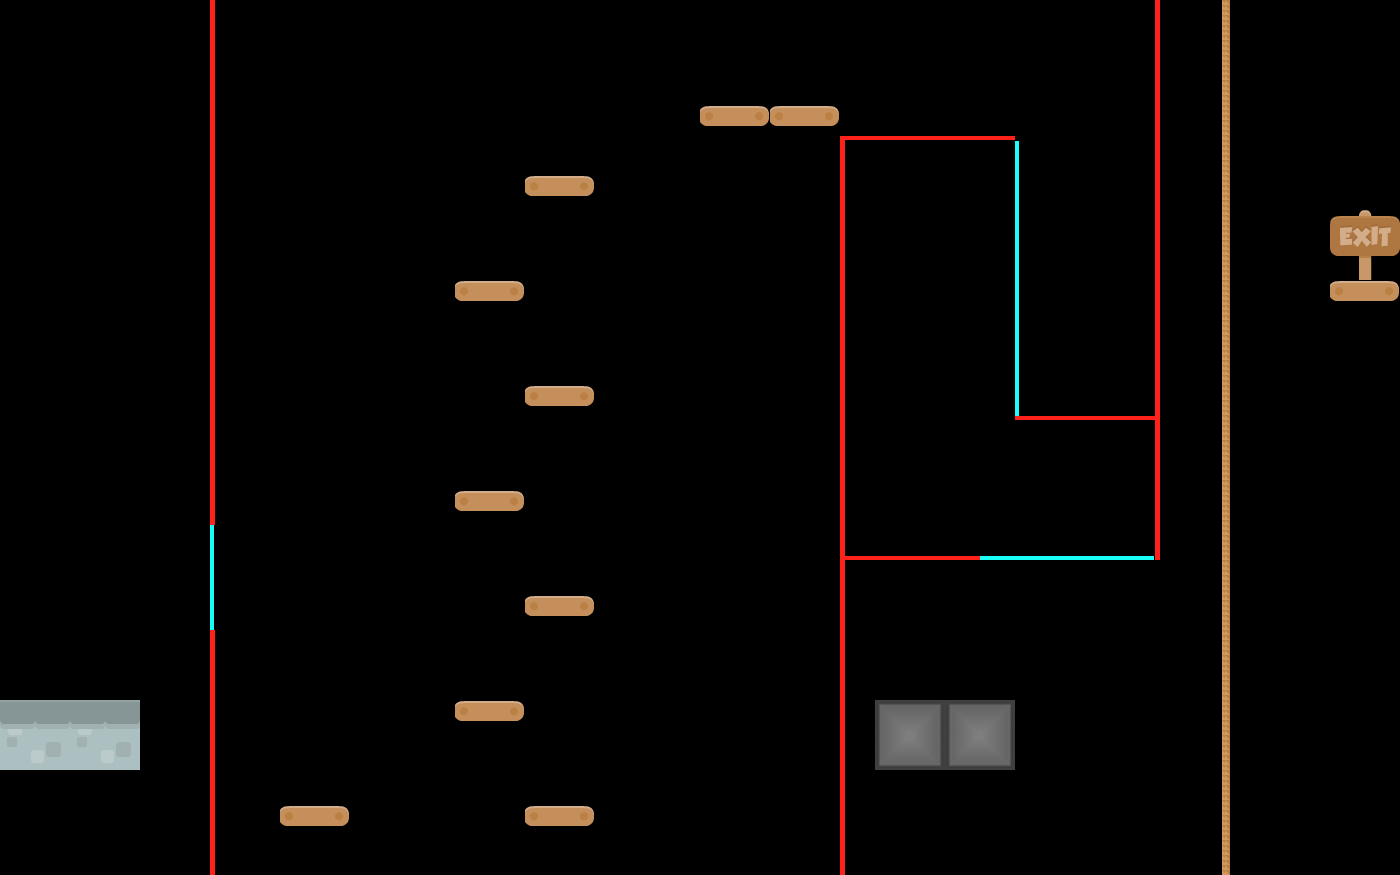

Below is a game level as drawn by its tile map, then a one-line description and the .tmx that defines it (tile-layer data replaced by summaries):
An orthogonal 40x25 tile map with 35x35 px tiles, 6 tile layers (background, tile layer, death layer, end game, ...), 2 tilesets.

<map version="1.0" orientation="orthogonal" renderorder="right-down" width="40" height="25" tilewidth="35" tileheight="35" nextobjectid="1">
 <tileset firstgid="1" name="tileset" tilewidth="70" tileheight="70" spacing="2" margin="2" tilecount="196" columns="14">
  <image source="tileset.png" width="1024" height="1024" />
 </tileset>
 <tileset firstgid="197" name="tileset2" tilewidth="32" tileheight="32" tilecount="100" columns="10">
  <image source="tileset2.png" width="320" height="320" />
 </tileset>
 <layer name="background" width="40" height="25">
  <data>[1000 cells, 39 non-empty, 3 distinct tile ids]</data>
 </layer>
 <layer name="tile layer" width="40" height="25">
  <data>[1000 cells, 15 non-empty, 3 distinct tile ids]</data>
 </layer>
 <layer name="death layer" width="40" height="25">
  <data>[1000 cells, 56 non-empty, 2 distinct tile ids]</data>
 </layer>
 <layer name="end game" width="40" height="25">
  <data>[1000 cells, 1 non-empty, 1 distinct tile ids]</data>
 </layer>
 <layer name="Ladders" width="40" height="25">
  <data>[1000 cells, 24 non-empty, 1 distinct tile ids]</data>
 </layer>
 <layer name="powers" width="40" height="25">
  <data>[1000 cells, 0 non-empty, 0 distinct tile ids]</data>
 </layer>
</map>
